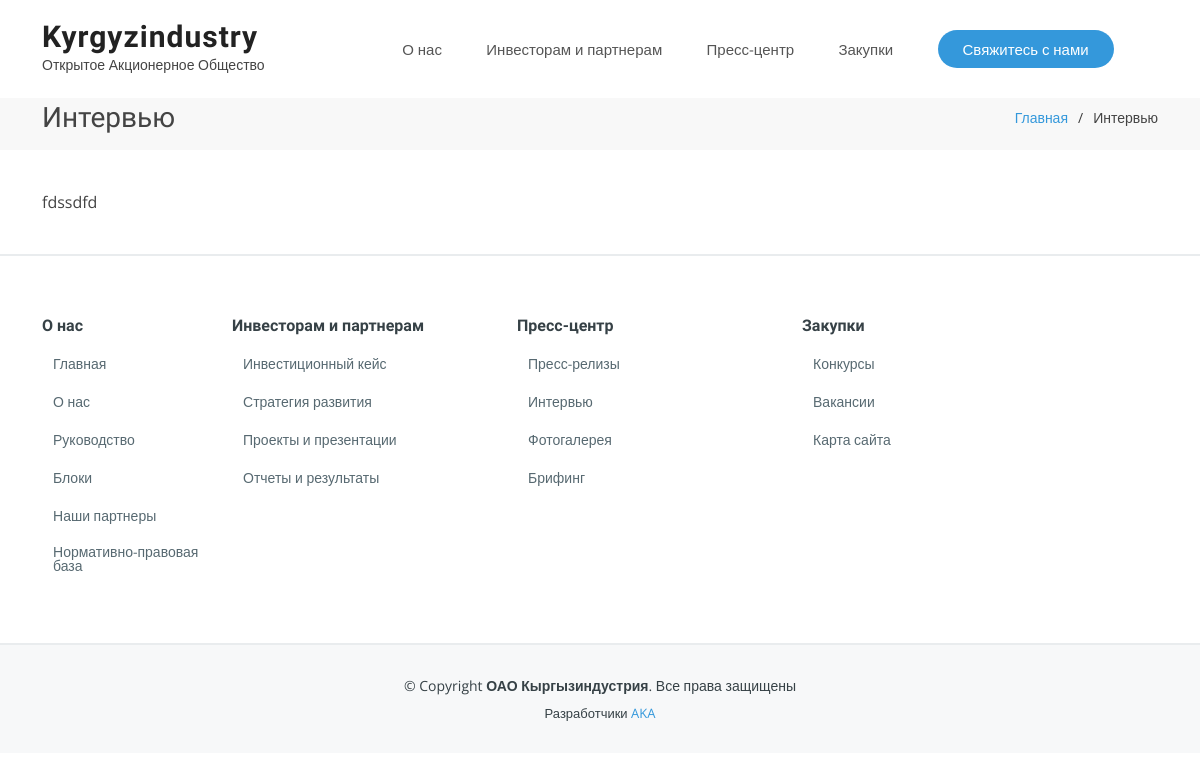
Before: /ru/interviews/ with the older database file.
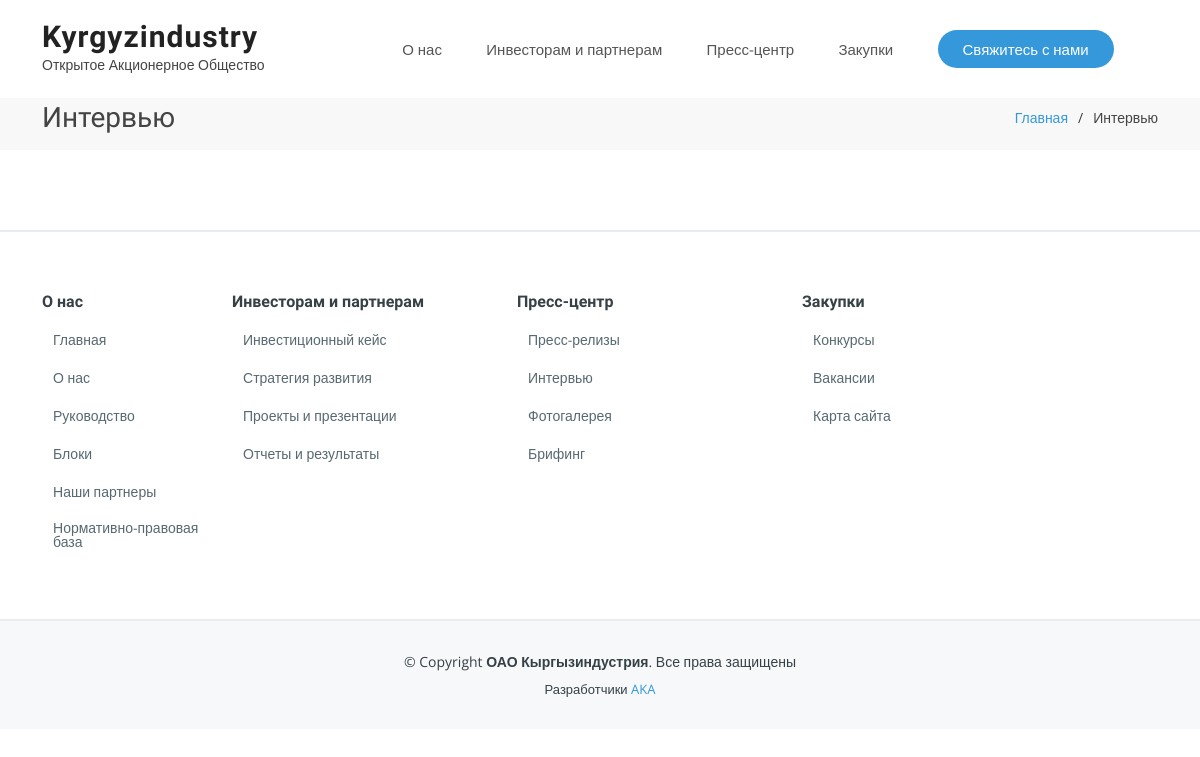
After: the same page with the newer database file.
### main/models.py (models this page shows)
class Interviews(models.Model):
    title = models.CharField(verbose_name='Название ссылки', max_length=80, unique=True,error_messages={'unique':"Такая запись уже существует!"})
    link = models.CharField(verbose_name='Ссылка на статью', max_length=2048, validators=[check_link_validate])

### main/views.py (the view)
# urls.py: path('interviews/', views.interviews, name='interviews'),
def interviews(request):
    trans = translate(language='ru')
    posts = Interviews.objects.order_by('-id')
    per_page = 6
    currunt_page_interview = Paginator(posts, per_page=per_page)
    page_num = currunt_page_interview.num_pages
    try:
        page = request.GET.get("page", 1)
        posts = currunt_page_interview.page(page)
    except (PageNotAnInteger, TypeError):
        posts = currunt_page_interview.page(1)
    except EmptyPage:
        posts = currunt_page_interview.page(currunt_page_interview.num_pages)
    context = {
        'posts':posts,
        'paginator': currunt_page_interview,
        'all_interviews':posts,
        'trans':trans,
        'page_num':page_num,
        }
    return render(request, "client/pages/interviews.html", context)

### main/views.py (called while the page is built)
def translate(language):
    cur_language = get_language()
    try:
        activate(language)
    finally:
        activate(cur_language)
    return cur_language

### main/templates/client/pages/interviews.html (shortened to what this page needs)
{% extends 'client/base.html' %}
{% load i18n %}
{% load static %}
{% block content %}
<main id="main">
    <section id="breadcrumbs" class="breadcrumbs">
      <div class="container">
        <div class="d-flex justify-content-between align-items-center">
          <h2>{% translate "Интервью" %}</h2>
          <ol>
            <li><a href="{% url 'index'%}">{% translate "Главная" %}</a></li>
            <li>{% translate "Интервью"%}</li>
          </ol>
        </div>
      </div>
    </section>
<section id="portfolio" class="portfolio">
    <div class="container">
        {% for value in all_interviews %}
           {{value.link|safe}}
        {% endfor %}
    </div>
  </section>
</main>
{% endblock content %}

Changed rows visible on the page:
removed Interviews: link "fdssdfd"
